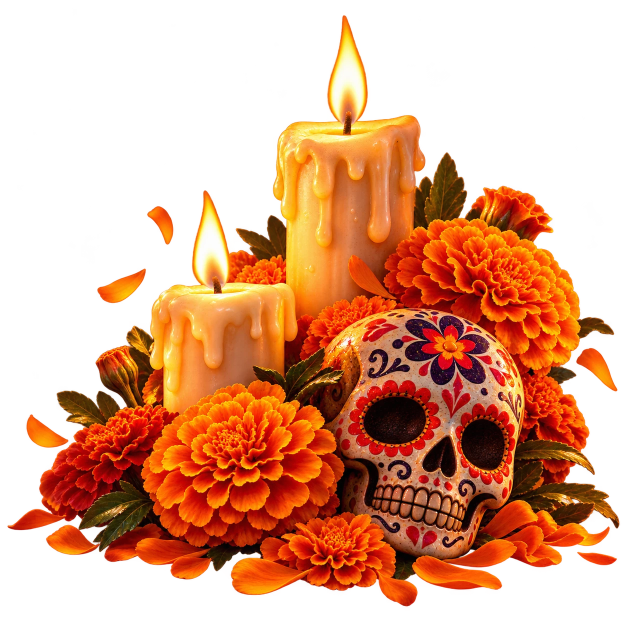
#> input picture design/props-source/modelo-14.webp, 1254 x 1254 px (shown at 1/2 size); its folder holds only this picture in this run
$ python build_props.py
#> lines starting #> are read from the running program, lines starting #| are printed output that depends on the picture; after the words box and inside, x2 and y2 are one past the last pixel; in counts of white or black regions, pixels touching at a corner belong together
"""Prepara los modelos 3D de primer plano (recortes con transparencia) para la interfaz.

    py design/props-source/build_props.py

Lee design/props-source/modelo-14..17.webp (arte aportado por el usuario), los recorta al contenido, los reduce a dos anchos
y detecta la posición de cada llama de vela (núcleo casi blanco rodeado de alfa alta) para que la interfaz anime su brillo
en el sitio exacto. Escribe assets/season/props/<nombre>-<ancho>.webp y props.json.

  14 → velas  : dos velas altas con calavera de azúcar y cempasúchil
  15 → esquina: guirnalda en L de cempasúchil y velas
  16 → guirnalda: guirnalda horizontal con velas y papel picado
  (el modelo 17, calavera con flores, se descartó a petición del usuario y no se usa)
"""
import json
from pathlib import Path

import cv2
import numpy as np
from PIL import Image

ROOT = Path(__file__).resolve().parents[2]
SRC = ROOT / "design" / "props-source"
OUT = ROOT / "assets" / "season" / "props"
OUT.mkdir(parents=True, exist_ok=True)

MODELS = {
    "velas": (14, (520, 860)),
    "esquina": (15, (420, 760)),
    "guirnalda": (16, (760, 1400)),
}


def detect_flames(rgba, bbox):
    """Centros (x, y normalizados al recorte, y tamaño relativo) de los núcleos de llama."""
    r, g, b, a = [rgba[..., i].astype(np.float32) for i in range(4)]
    core = (r > 250) & (g > 232) & (b > 150) & (a > 230)
    # la cera y los pétalos claros no son tan blancos: se exige además un máximo local muy luminoso
    lum = cv2.GaussianBlur((r + g + b) / 3, (0, 0), 3)
    core &= lum > np.percentile(lum[a > 230], 97.5)
    n, labels, stats, cents = cv2.connectedComponentsWithStats(core.astype("uint8"), connectivity=8)
    x0, y0, x1, y1 = bbox
    w, h = x1 - x0, y1 - y0
    found = []
    for i in range(1, n):
        area = stats[i, cv2.CC_STAT_AREA]
        if area < 140:
            continue
        cx, cy = cents[i]
        found.append((float(area), (cx - x0) / w, (cy - y0) / h, stats[i, cv2.CC_STAT_WIDTH] / w))
    found.sort(reverse=True)
    return found


meta = {}
for name, (num, widths) in MODELS.items():
    im = Image.open(SRC / f"modelo-{num}.webp").convert("RGBA")
#> im is the input picture: PIL image 1254x1254 RGBA; mean R, G, B, A 101, 43.5, 14.7, 123.1
    arr = np.array(im)
    ys, xs = np.where(arr[..., 3] > 24)
    pad = 6
    bbox = (max(xs.min() - pad, 0), max(ys.min() - pad, 0), min(xs.max() + pad, im.width), min(ys.max() + pad, im.height))
#> bbox = (8, 24, 1244, 1218)
    flames = detect_flames(arr, bbox)
#> in detect_flames, `r, g, b, a = [rgba[..., i].astype(np.float32) for i in range(4)]`:
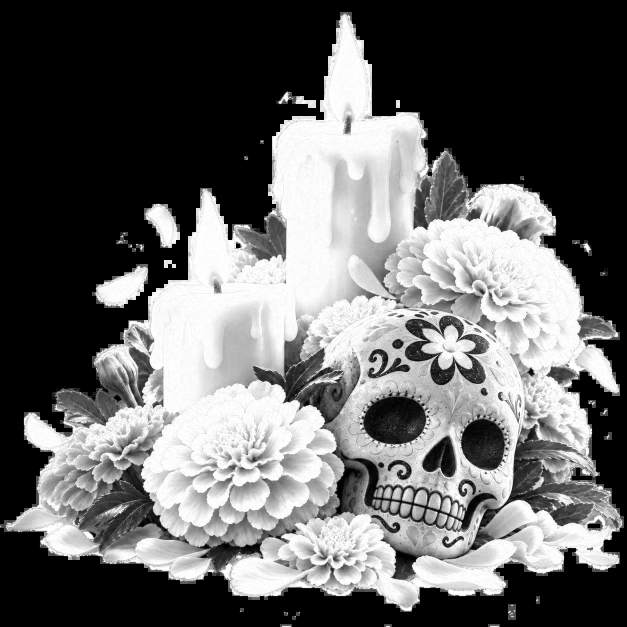
#> r: shape (1254, 1254) float32 (shown at 1/2 size); min 0, max 255, mean 101
#> in detect_flames, `r, g, b, a = [rgba[..., i].astype(np.float32) for i in range(4)]`:
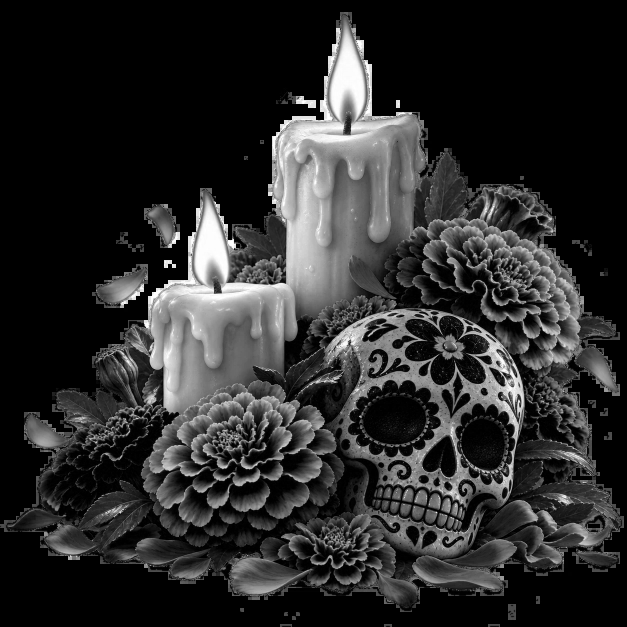
#> g: shape (1254, 1254) float32 (shown at 1/2 size); min 0, max 255, mean 43.5
#> in detect_flames, `r, g, b, a = [rgba[..., i].astype(np.float32) for i in range(4)]`:
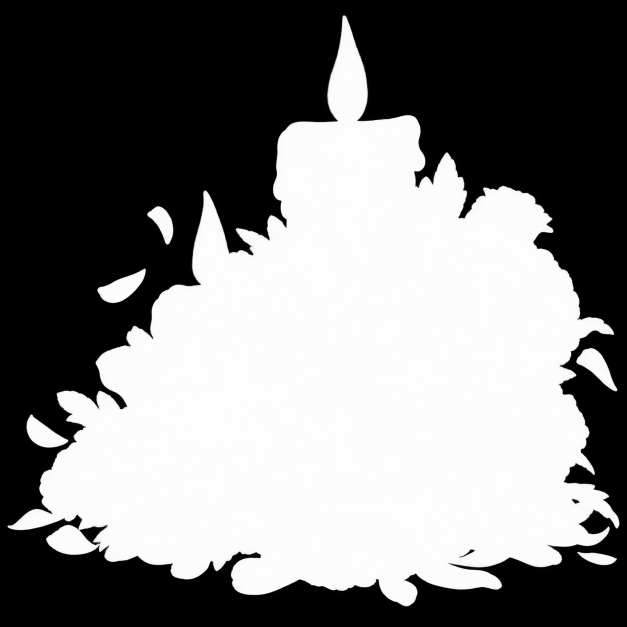
#> a: shape (1254, 1254) float32 (shown at 1/2 size); min 0, max 255, mean 123.1
#> in detect_flames, `core = (r > 250) & (g > 232) & (b > 150) & (a > 230)`:
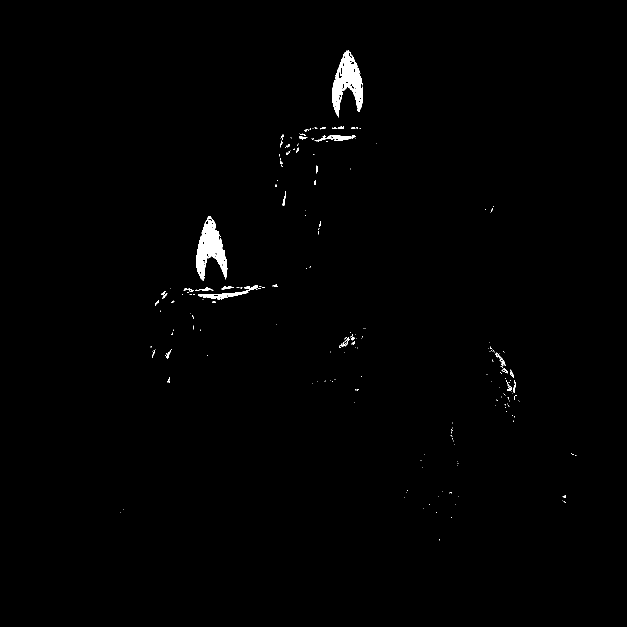
#> core: shape (1254, 1254) bool (shown at 1/2 size); 0.72% white; 197 white regions (158 under 20 px), largest, box (x1, y1, x2, y2) and area: (664, 100, 726, 235) 4049, (393, 432, 455, 562) 3957, (396, 571, 516, 599) 777
#> in detect_flames, `lum = cv2.GaussianBlur((r + g + b) / 3, (0, 0), 3)`:
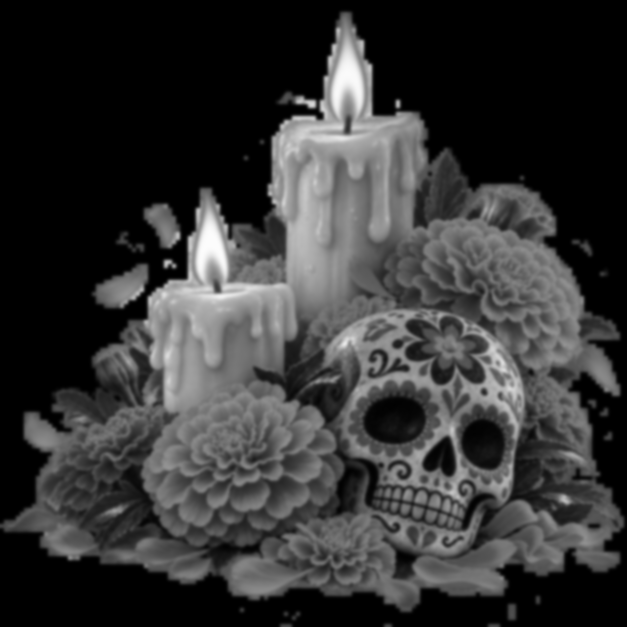
#> lum: shape (1254, 1254) float32 (shown at 1/2 size); min 0, max 253, mean 53.1
#> in detect_flames, `core &= lum > np.percentile(lum[a > 230], 97.5)`:
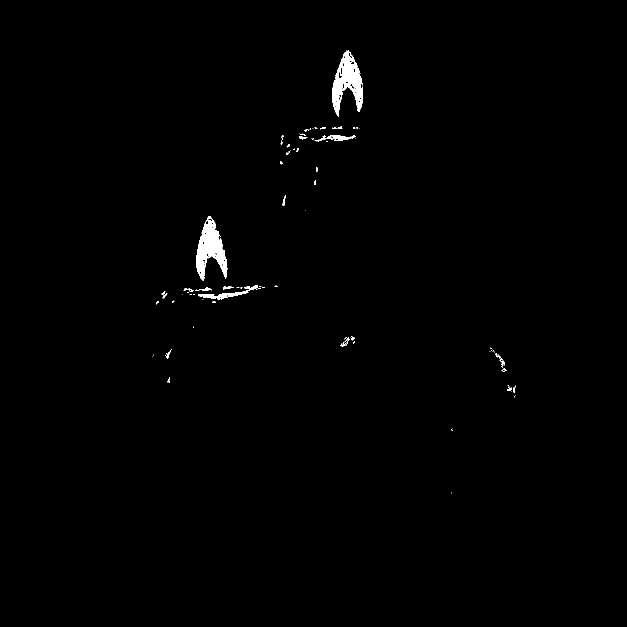
#> core: shape (1254, 1254) bool (shown at 1/2 size); 0.67% white; 87 white regions (57 under 20 px), largest, box (x1, y1, x2, y2) and area: (664, 100, 726, 234) 4048, (393, 432, 455, 562) 3955, (396, 571, 516, 599) 767
#> in detect_flames, `n, labels, stats, cents = cv2.connectedComponentsWithStats(core.astype..`: labels: shape (1254, 1254) int32; 88 distinct labels, from 0 to 87
#> in detect_flames, `n, labels, stats, cents = cv2.connectedComponentsWithStats(core.astype..`: n = 88; stats = 88 rows, first 6: [0, 0, 1254, 1254, 1561955], [664, 100, 62, 134, 4048], [676, 253, 9, 5, 34], [629, 255, 6, 3, 12], [640, 255, 12, 4, 27], [664, 254, 11, 4, 27]; cents = 88 pairs, first value 305 to 1031, second value 163.9 to 985.5
#> in detect_flames, `x0, y0, x1, y1 = bbox`: x0 = 8; y0 = 24; x1 = 1244; y1 = 1218
#> in detect_flames, `w, h = x1 - x0, y1 - y0`: w = 1236; h = 1194
#> the loop in detect_flames, `for i in range(1, n):` made 87 passes
#> area on passes 2, 4, 5, 11, 12, 15, 22, 26, 29, 31, 32, 33: 34, 27, 27, 22, 21, 57, 21, 21, 20, 22, 26, 59
#> (area, cx, cy) on passes 1, 14, 35, 36: (4048, 694.7, 163.9), (420, 672.2, 275.7), (3955, 420.5, 497.3), (767, 454.2, 587.7)
#> after the loop in detect_flames, `for i in range(1, n):`: found = [(4048, 0.556, 0.117, 0.0502), (420, 0.537, 0.211, 0.0663), (3955, 0.334, 0.396, 0.0502), (767, 0.361, 0.472, 0.0971)]
#> flames = [(4048, 0.556, 0.117, 0.0502), (3955, 0.334, 0.396, 0.0502), (767, 0.361, 0.472, 0.0971), (420, 0.537, 0.211, 0.0663)]
    # se conservan las llamas más grandes (hasta 4) y se descartan reflejos aislados
    top = [f for f in flames if f[0] >= 0.18 * flames[0][0]][:4] if flames else []
#> top = [(4048, 0.556, 0.117, 0.0502), (3955, 0.334, 0.396, 0.0502), (767, 0.361, 0.472, 0.0971)]
    crop = im.crop(bbox)
    for w in widths:
        h = round(crop.height * w / crop.width)
        crop.resize((w, h), Image.LANCZOS).save(OUT / f"{name}-{w}.webp", "WEBP", quality=88, method=6)
#> this loop made 2 passes
#> pass 2, `crop.resize((w, h), Image.LANCZOS).save(OUT / f"{name}-{w}.webp", "WEB..`:
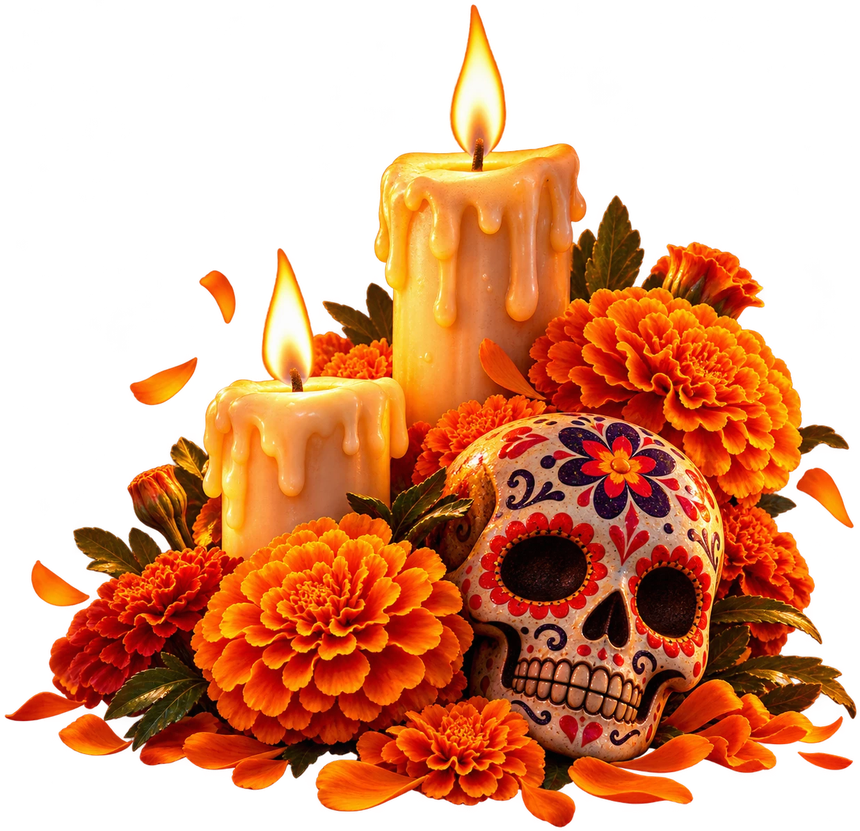
#> saved as velas-860.webp: PIL image 860x831 RGBA; mean R, G, B, A 103.4, 43.5, 13.3, 131.2; transparent parts drawn white
    meta[name] = {
        "size": [crop.width, crop.height],
        "ratio": round(crop.width / crop.height, 4),
        "widths": list(widths),
        "flames": [{"x": round(f[1], 4), "y": round(f[2], 4), "r": round(max(f[3], 0.012), 4)} for f in top],
    }
    print(name, crop.size, "llamas:", meta[name]["flames"])
#| velas (1236, 1194) llamas: [{'x': 0.5555, 'y': 0.1172, 'r': 0.0502}, {'x': 0.3337, 'y': 0.3964, 'r': 0.0502}, {'x': 0.361, 'y': 0.4721, 'r': 0.0971}]
#> (the run stopped early here; a loop or call above may not have finished)
